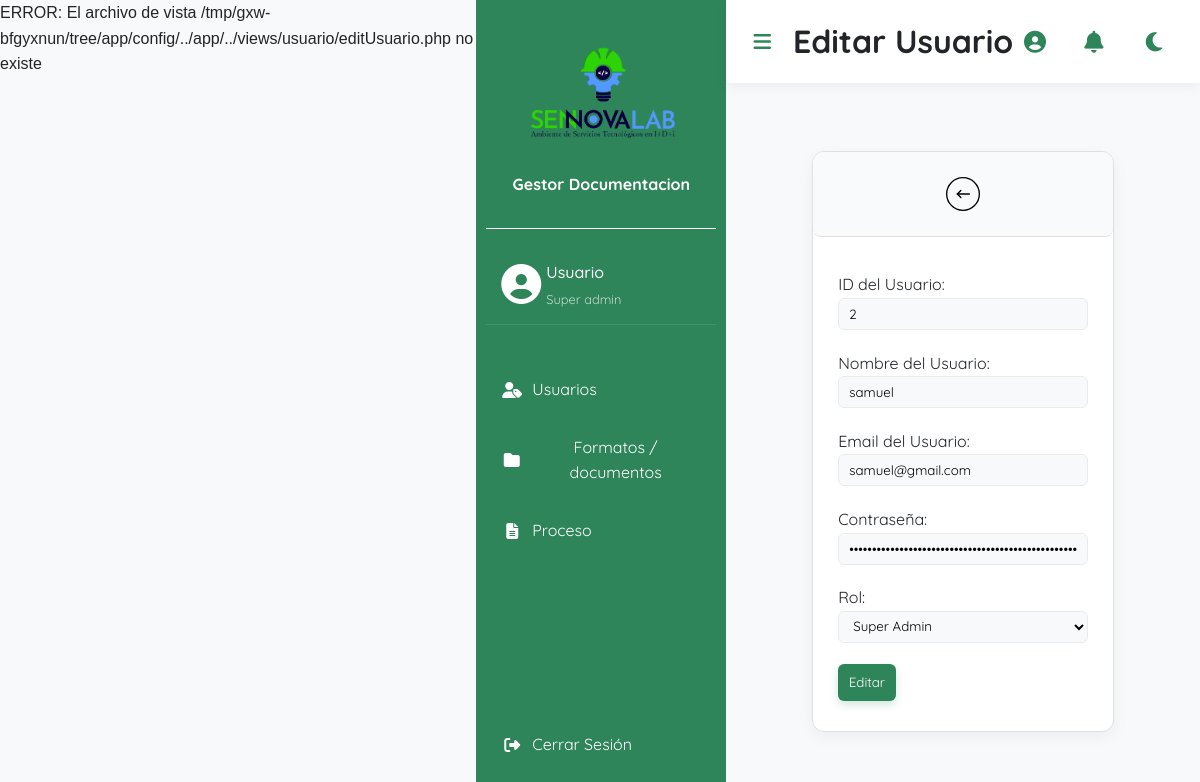
/usuario/edit/2 (signed in), run on an earlier commit of the app's database.
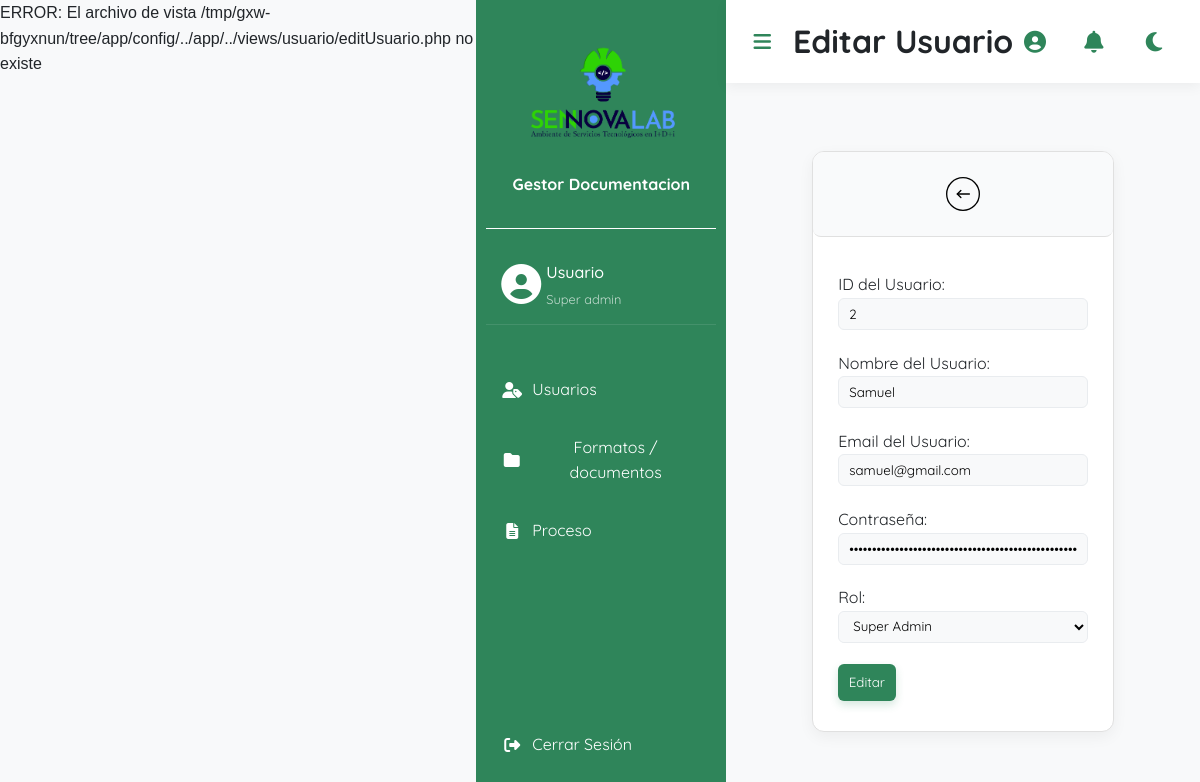
And on a later commit of the database.
### tables this page shows
CREATE TABLE `usuarios` (
  `id` int(11) NOT NULL,
  `nombre` varchar(50) NOT NULL,
  `apellido` varchar(50) DEFAULT NULL,
  `email` varchar(50) NOT NULL,
  `password` varchar(255) NOT NULL,
  `rol` enum('super_admin','coordinador','trabajador') NOT NULL
);

### app/controllers/UsuarioController.php (called while the page is built, shortened)
<?php
require_once 'baseController.php';
require_once MAIN_APP_ROUTE . '../models/UsuarioModel.php';
class UsuarioController extends BaseController {
    public function edit($id) {
        $usuarioObj = new UsuarioModel();
        $usuarioInfo = $usuarioObj->getUsuario($id);
        $data = [
            "usuario" => $usuarioInfo,
            "title" => "Editar Usuario"
        ];
        $this->render('usuario/editUsuario.php', $data);
    }
}

### app/models/BaseModel.php (called while the page is built, shortened)
<?php
class BaseModel
{
    public function __construct()
    {
        try {
            $options = [
                PDO::ATTR_ERRMODE => PDO::ERRMODE_EXCEPTION
            ];
            $dsn = DRIVER . ':host=' . HOST . ';dbname=' . DATABASE;
            $this->dbConnection = new PDO($dsn, USERNAME_DB, PASSWORD_DB, $options);
        } catch (PDOException $ex) {
            echo "Error>" . $ex->getMessage();
        }
    }
}

### app/models/UsuarioModel.php (called while the page is built, shortened)
<?php
require_once MAIN_APP_ROUTE . '../models/BaseModel.php';
class UsuarioModel extends BaseModel {
    public function __construct() {
        $this->table = "usuarios";
    }
    public function getUsuario($id) {
        try {
            $sql = "SELECT * FROM $this->table WHERE id=:id";
            $statement = $this->dbConnection->prepare($sql);
            $statement->bindParam(":id", $id, PDO::PARAM_INT);
            $statement->execute();
            return $statement->fetch(PDO::FETCH_OBJ);
        } catch (PDOException $ex) {
            echo "Error al obtener el usuario>" . $ex->getMessage();
        }
    }
}

### app/views/usuario/editUsuario.php (the view, shortened to what this page needs)
<div class="data-container">
    <div class="navegate-group">
        <div class="back">
            <a href="/usuario/view"><img src="/img/back.svg"></a>
        </div>
    </div>
    <div class="info">
        <form action="/usuario/update" method="post">
            <div class="form-group">
                <label for="">ID del Usuario:</label>
                <input type="text" readonly value="<?php echo $usuario->id ?>" name="txtId" id="txtId" class="form-control">
            </div>
            <div class="form-group">
                <label for="">Nombre del Usuario:</label>
                <input type="text" value="<?php echo $usuario->nombre ?>" name="txtNombre" id="txtNombre" class="form-control">
            </div>
            <div class="form-group">
                <label for="">Email del Usuario:</label>
                <input type="email" value="<?php echo $usuario->email ?>" name="txtEmail" id="txtEmail" class="form-control">
            </div>
            <div class="form-group">
                <label for="">Contraseña:</label>
                <input type="password" value="<?php echo $usuario->password ?>" name="txtPassword" id="txtPassword" class="form-control">
            </div>
            <div class="form-group">
                <label for="">Rol:</label>
                <select name="txtRol" id="txtRol" class="form-control" required>
                    <option value="super_admin" <?php echo $usuario->rol == 'super_admin' ? 'selected' : ''; ?>>Super Admin</option>
                </select>
            </div>
            <div class="form-group">
                <button type="submit">Editar</button>
            </div>
        </form>
    </div>
</div>

What changed in the data, as far as the page shows it:
changed usuarios "samuel@gmail.com": txtNombre "samuel" → "Samuel"
